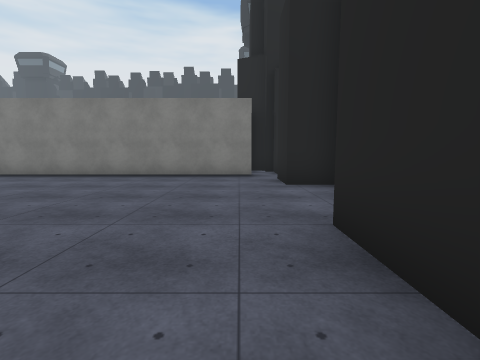
View 1 (above)

19 first-person views from a walk through a 3-D level made in the Unity game engine. The camera is 1.4 m above the floor, tilts 6° down and sees 85° across. The floor is counted in squares, 2 m on a side. Each view is taken from the middle of a square. On the plan, view 1 faces up. The plan holds only what a view shows up to about 9 squares ahead; the rest is blank. The place goes on beyond the plan. The player character is not drawn. Some animated figures are left out. Some surface patterns are stand-ins.

View 2
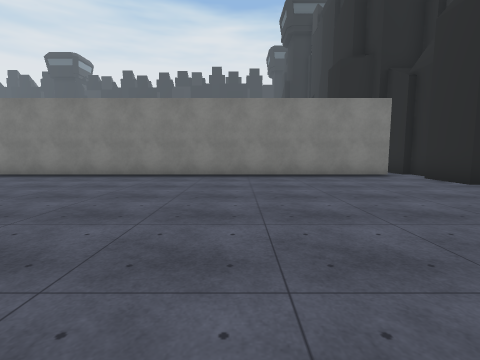

View 3
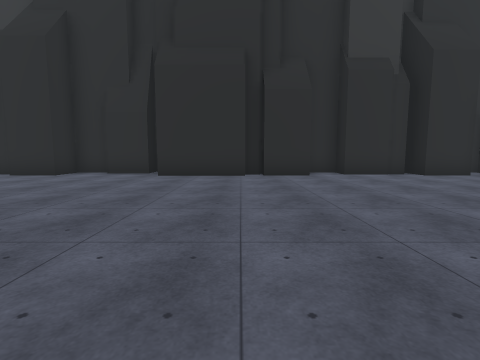

View 4
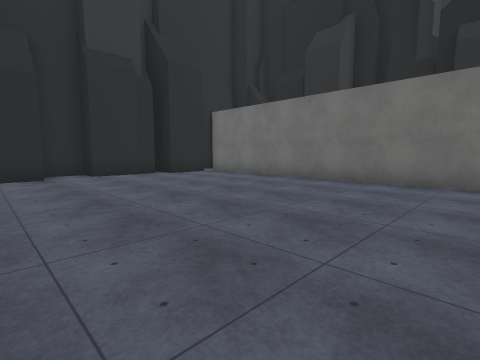

View 5
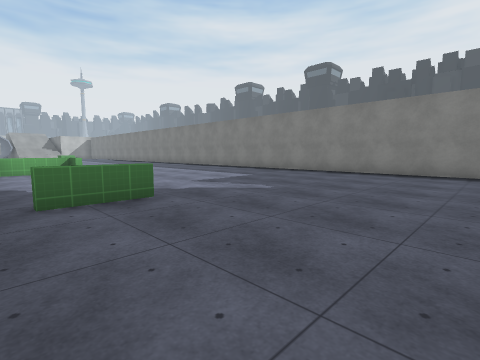

View 6
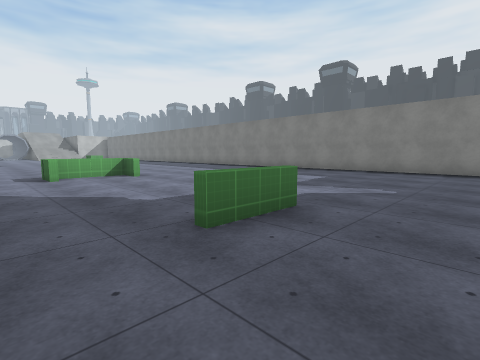

View 7
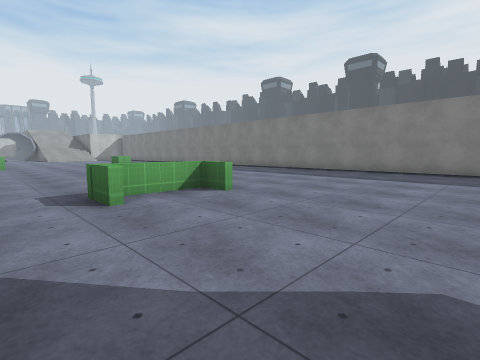

View 8
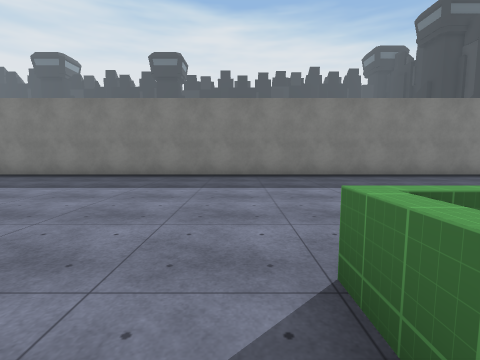

View 9
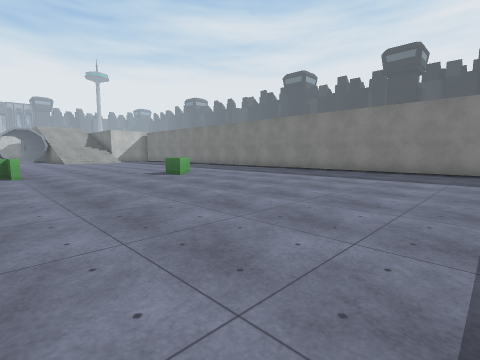

View 10
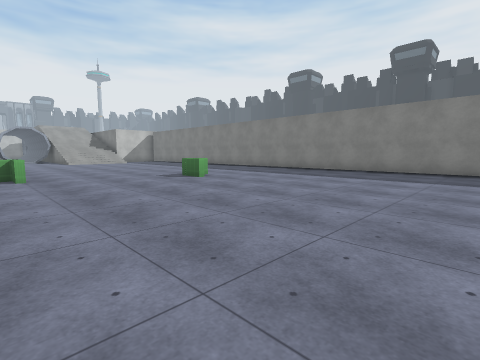

View 11
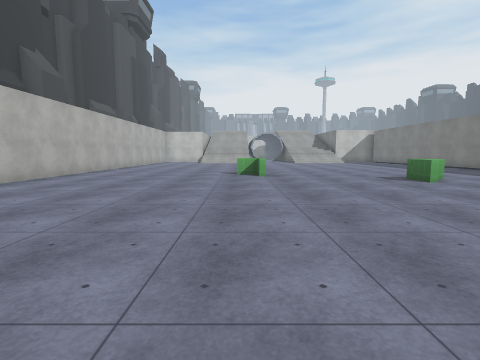

View 12
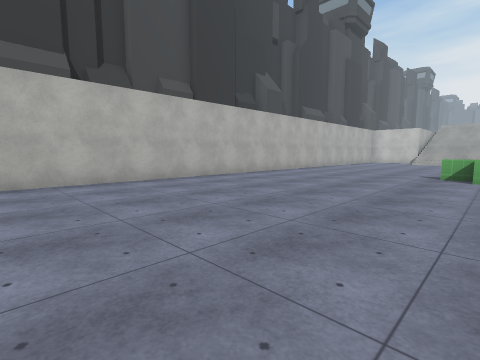

View 13
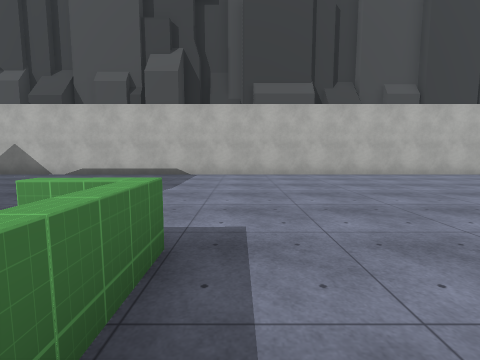

View 14
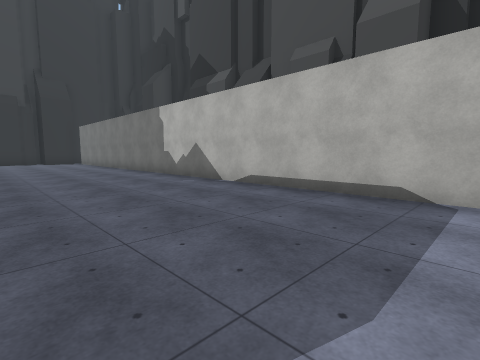

View 15
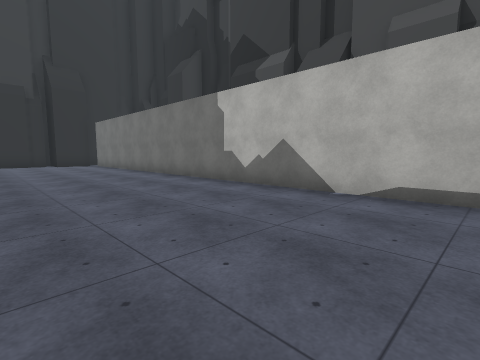

View 16
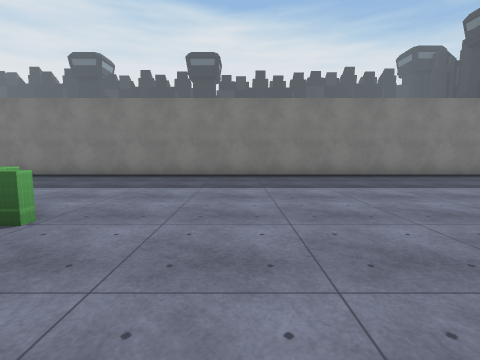

View 17
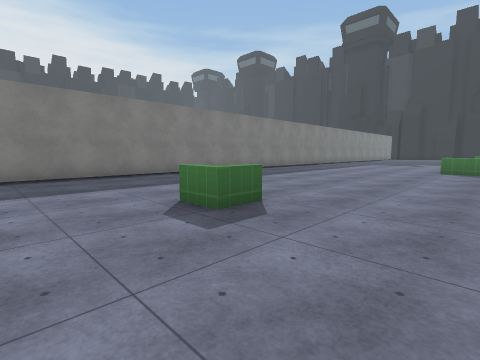

View 18
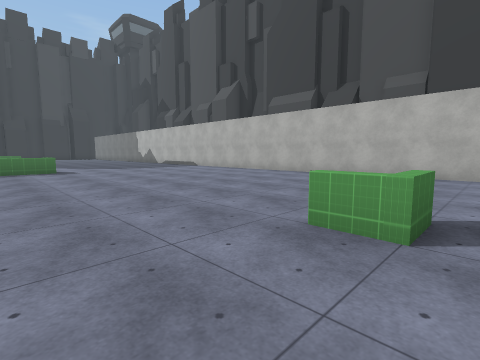

View 19
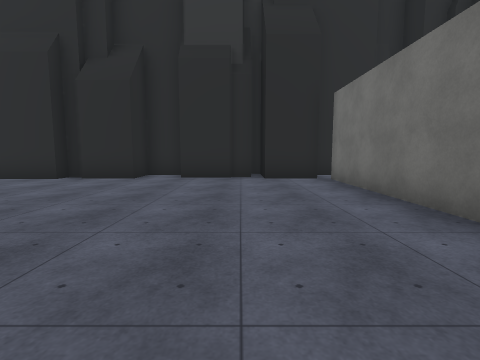

### Floor plan
Points are (right, up) in squares from view 1. A wall is a line through its corners. A room is listed if a view was taken in it or the views show most of it. See-through windows are left out.
Room 1 (views 1, 2, 3, 4, 5, 6, 7, 8, 9, 10, 11, 12, 13, 14, 15, 16, 17, 18, 19)
walls: (0.9, -0.2) (0.9, 2.5); (1.4, -0.6) (1.4, -0.2); (-28.1, -7.4) (1, -7.4); (1.8, 3) (1.8, 4.5); (1.4, -5.4) (1.4, -3.3); (0.4, 7.7) (-28.5, 7.7); (2.1, -3.3) (2.1, -2.1) (0.9, -2.1) (0.9, -0.6); (0.9, -7.1) (0.9, -5.7) (2.4, -5.7); (2.1, 5.7) (0.9, 5.7) (0.9, 7.1)
low walls: (-16.5, -0.8) (-17.4, -0.8) (-17.5, 1.4); (-16.5, 1.2) (-17.3, 1.2) (-17.3, -0.9); (-10.9, 1) (-10.9, -0.6); (-17.3, -0.6) (-16.6, -0.6); (-25, 2.4) (-26, 2.4) (-26, 3.4); (-25.8, 3.4) (-25.8, 2.6); (-26.6, -1.4) (-27.4, -1.4) (-27.4, -2.1); (-27.6, -2.1) (-27.6, -1.3) (-26.6, -1.2)

Where each view was taken, in squares from view 1:
view 1: 0 up, 0 right, facing up
view 2: 0 up, 4 left, facing up
view 3: 0 up, 7 left, facing right
view 4: 1 down, 7 left, facing down-right
view 5: 1 down, 7 left, facing up-left
view 6: 2 down, 9 left, facing up-left
view 7: 2 down, 13 left, facing up-left
view 8: 0 up, 18 left, facing up
view 9: 2 down, 18 left, facing up-left
view 10: 2 down, 19 left, facing up-left
view 11: 2 down, 19 left, facing left
view 12: 1 down, 19 left, facing down-left
view 13: 1 up, 18 left, facing down
view 14: 3 down, 17 left, facing down-right
view 15: 3 down, 14 left, facing down-right
view 16: 0 up, 23 left, facing up
view 17: 0 up, 28 left, facing up-right
view 18: 1 up, 28 left, facing down-right
view 19: 5 down, 6 left, facing right
